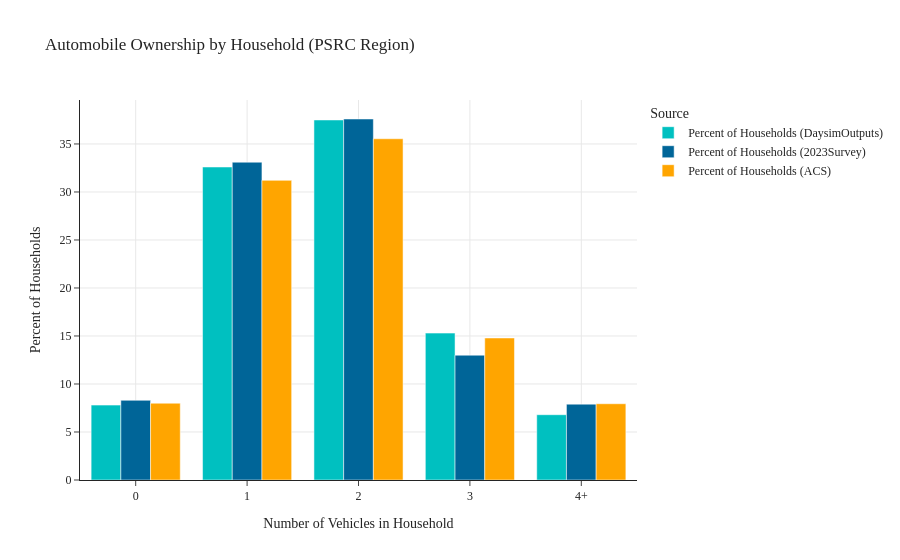

Notebook source saved alongside this figure:
### Code cell
auto_ownership(data1=data_daysim, data3=data_fullsurvey, tag='PSRC Region')

### Figure 1 — Plotly figure (JSON) as saved in the notebook; plotly's stock layout.template omitted (floating-point values rounded to 4 significant figures)
{"data": [{"alignmentgroup": "True", "hovertemplate": "Source=Percent of Households (DaysimOutputs)<br>Number of Vehicles=%{x}<br>Percent of Households=%{y}<extra></extra>", "legendgroup": "Percent of Households (DaysimOutputs)", "marker": {"color": "#00C0C0", "pattern": {"shape": ""}}, "name": "Percent of Households (DaysimOutputs)", "offsetgroup": "Percent of Households (DaysimOutputs)", "orientation": "v", "showlegend": true, "textposition": "auto", "type": "bar", "x": ["0", "1", "2", "3", "4+"], "xaxis": "x", "y": [7.8, 32.6, 37.5, 15.3, 6.8], "yaxis": "y"}, {"alignmentgroup": "True", "hovertemplate": "Source=Percent of Households (2023Survey)<br>Number of Vehicles=%{x}<br>Percent of Households=%{y}<extra></extra>", "legendgroup": "Percent of Households (2023Survey)", "marker": {"color": "#006598", "pattern": {"shape": ""}}, "name": "Percent of Households (2023Survey)", "offsetgroup": "Percent of Households (2023Survey)", "orientation": "v", "showlegend": true, "textposition": "auto", "type": "bar", "x": ["0", "1", "2", "3", "4+"], "xaxis": "x", "y": [8.3, 33.1, 37.6, 13.0, 7.9], "yaxis": "y"}, {"alignmentgroup": "True", "hovertemplate": "Source=Percent of Households (ACS)<br>Number of Vehicles=%{x}<br>Percent of Households=%{y}<extra></extra>", "legendgroup": "Percent of Households (ACS)", "marker": {"color": "#FFA500", "pattern": {"shape": ""}}, "name": "Percent of Households (ACS)", "offsetgroup": "Percent of Households (ACS)", "orientation": "v", "showlegend": true, "textposition": "auto", "type": "bar", "x": ["0", "1", "2", "3", "4+"], "xaxis": "x", "y": [7.998, 31.21, 35.54, 14.79, 7.943], "yaxis": "y"}], "layout": {"barmode": "group", "legend": {"title": {"text": "Source"}, "tracegroupgap": 0}, "title": {"text": "Automobile Ownership by Household (PSRC Region)"}, "xaxis": {"anchor": "y", "domain": [0.0, 1.0], "showgrid": true, "title": {"text": "Number of Vehicles in Household"}}, "yaxis": {"anchor": "x", "domain": [0.0, 1.0], "showgrid": true, "title": {"text": "Percent of Households"}}}}
